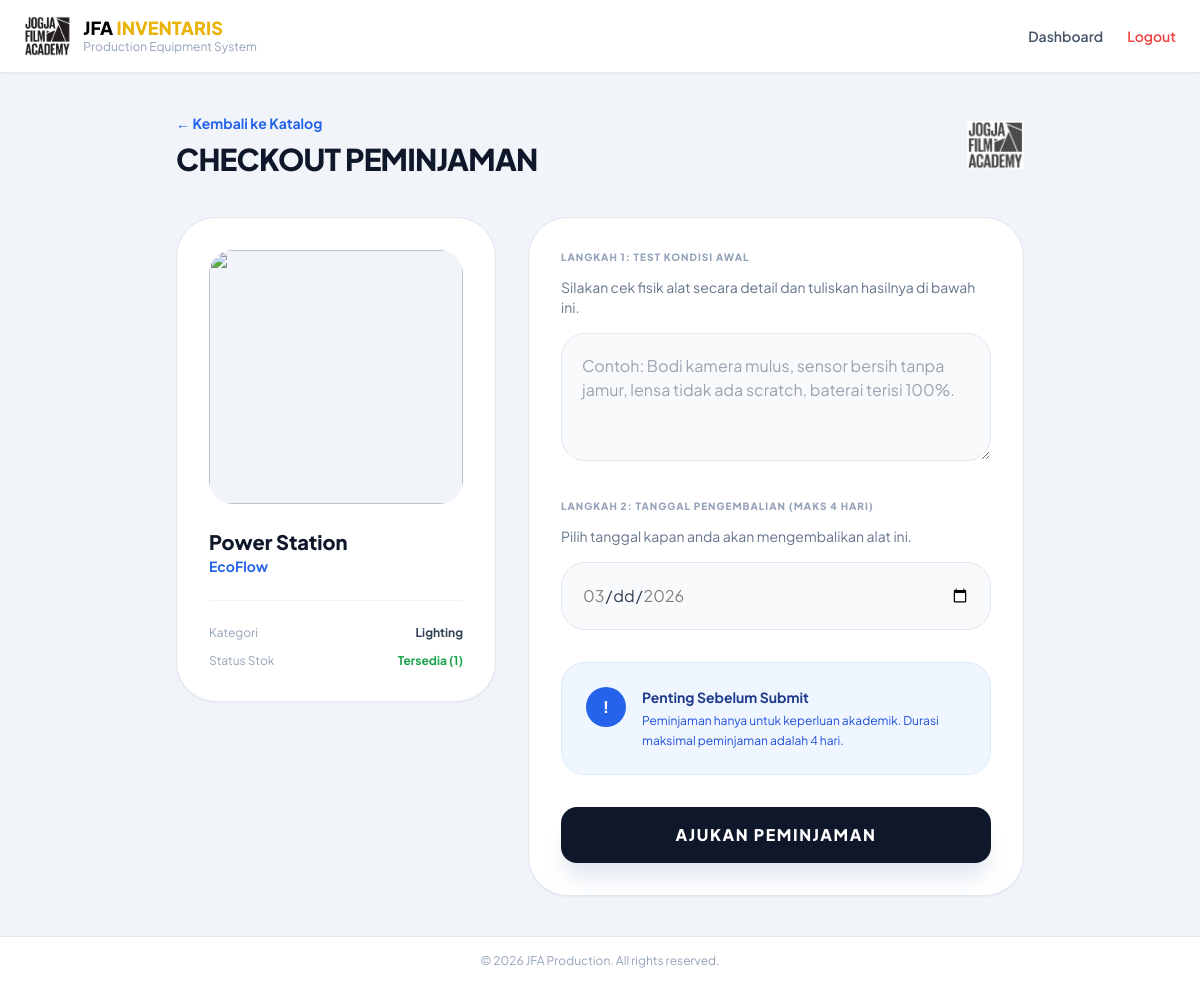
Page /index.php?page=checkout&id=40 (signed in) on the committed database.
### tables this page shows
CREATE TABLE `items` (
  `id` int(11) NOT NULL,
  `category_id` int(11) NOT NULL,
  `name` varchar(150) NOT NULL,
  `brand` varchar(100) NOT NULL,
  `purchase_price` bigint(20) NOT NULL,
  `stock` int(11) DEFAULT 1,
  `condition_status` enum('Baik','Rusak') DEFAULT 'Baik',
  `created_at` timestamp NOT NULL DEFAULT current_timestamp()
);

CREATE TABLE `categories` (
  `id` int(11) NOT NULL,
  `name` varchar(100) NOT NULL
);

### app/views/peminjaman/checkout.php (the view, shortened to what this page needs)
<div class="max-w-4xl mx-auto px-6 py-10">
    <div class="flex items-center justify-between mb-10">
        <div>
            <a href="index.php?page=items" class="text-blue-600 text-sm font-bold flex items-center gap-2 hover:gap-3 transition-all">
                ← Kembali ke Katalog
            </a>
            <h3 class="text-3xl font-black text-slate-900 uppercase tracking-tight mt-2">
                Checkout Peminjaman
            </h3>
        </div>
        <img src="public/assets/img/logo-jfa.png" alt="JFA Logo" class="h-12 opacity-80">
    </div>
    <div class="grid grid-cols-1 lg:grid-cols-5 gap-8">
        <div class="lg:col-span-2">
            <div class="bg-white rounded-[2.5rem] border border-slate-200 p-8 shadow-sm sticky top-10">
                <div class="aspect-square bg-slate-100 rounded-3xl mb-6 flex items-center justify-center overflow-hidden">
                    <img src="https://images.unsplash.com/photo-1516035069371-29a1b244cc32?q=80&w=600" class="w-full h-full object-cover">
                </div>
                <h4 class="text-xl font-black text-slate-900"><?= htmlspecialchars($item['name']) ?></h4>
                <p class="text-blue-600 font-bold text-sm"><?= htmlspecialchars($item['brand']) ?></p>
                <div class="mt-6 pt-6 border-t border-slate-100 space-y-3">
                    <div class="flex justify-between text-xs">
                        <span class="text-slate-400">Kategori</span>
                        <span class="font-bold text-slate-700"><?= $item['category_name'] ?? 'Alat Produksi' ?></span>
                    </div>
                    <div class="flex justify-between text-xs">
                        <span class="text-slate-400">Status Stok</span>
                        <span class="font-bold text-green-600">Tersedia (<?= $item['stock'] ?>)</span>
                    </div>
                </div>
            </div>
        </div>
        <div class="lg:col-span-3">
            <form id="checkoutForm" class="bg-white rounded-[2.5rem] border border-slate-200 p-8 shadow-sm">
                <div class="mb-8">
                    <label class="block text-[10px] font-black text-slate-400 uppercase tracking-widest mb-3">Langkah 1: Test Kondisi Awal</label>
                    <p class="text-sm text-slate-500 mb-4">Silakan cek fisik alat secara detail dan tuliskan hasilnya di bawah ini.</p>
                    <textarea
                        name="initial_condition"
                        required
                        placeholder="Contoh: Bodi kamera mulus, sensor bersih tanpa jamur, lensa tidak ada scratch, baterai terisi 100%."
                        class="w-full h-32 p-5 bg-slate-50 border border-slate-200 rounded-3xl focus:ring-4 focus:ring-blue-100 focus:border-blue-500 outline-none transition-all text-slate-700"
                    ></textarea>
                </div>
                <div class="mb-8">
                    <label class="block text-[10px] font-black text-slate-400 uppercase tracking-widest mb-3">Langkah 2: Tanggal Pengembalian (Maks 4 Hari)</label>
                    <p class="text-sm text-slate-500 mb-4">Pilih tanggal kapan anda akan mengembalikan alat ini.</p>
                    <input
                        type="date"
                        name="return_date"
                        id="return_date"
                        required
                        class="w-full p-5 bg-slate-50 border border-slate-200 rounded-3xl focus:ring-4 focus:ring-blue-100 focus:border-blue-500 outline-none transition-all text-slate-700"
                    >
                </div>
                <div class="bg-blue-50 rounded-3xl p-6 mb-8 border border-blue-100">
                    <div class="flex gap-4">
                        <div class="w-10 h-10 bg-blue-600 text-white rounded-full flex-shrink-0 flex items-center justify-center font-black">!</div>
                        <div>
                            <h5 class="font-bold text-blue-900 text-sm">Penting Sebelum Submit</h5>
                            <p class="text-xs text-blue-700 leading-relaxed mt-1">Peminjaman hanya untuk keperluan akademik. Durasi maksimal peminjaman adalah 4 hari.</p>
                        </div>
                    </div>
                </div>
                <button type="button" onclick="openModal()" class="w-full py-4 bg-slate-900 hover:bg-black text-white rounded-2xl font-black uppercase tracking-widest transition-all shadow-xl shadow-slate-200">
                    Ajukan Peminjaman
                </button>
            </form>
        </div>
    </div>
</div>

### app/views/layouts/main.php (style rules this page uses)
body { font-family: 'Plus Jakarta Sans', sans-serif; }

### rows in the picture
items: name "Power Station", brand "EcoFlow", category.name "Lighting", stock "1"
